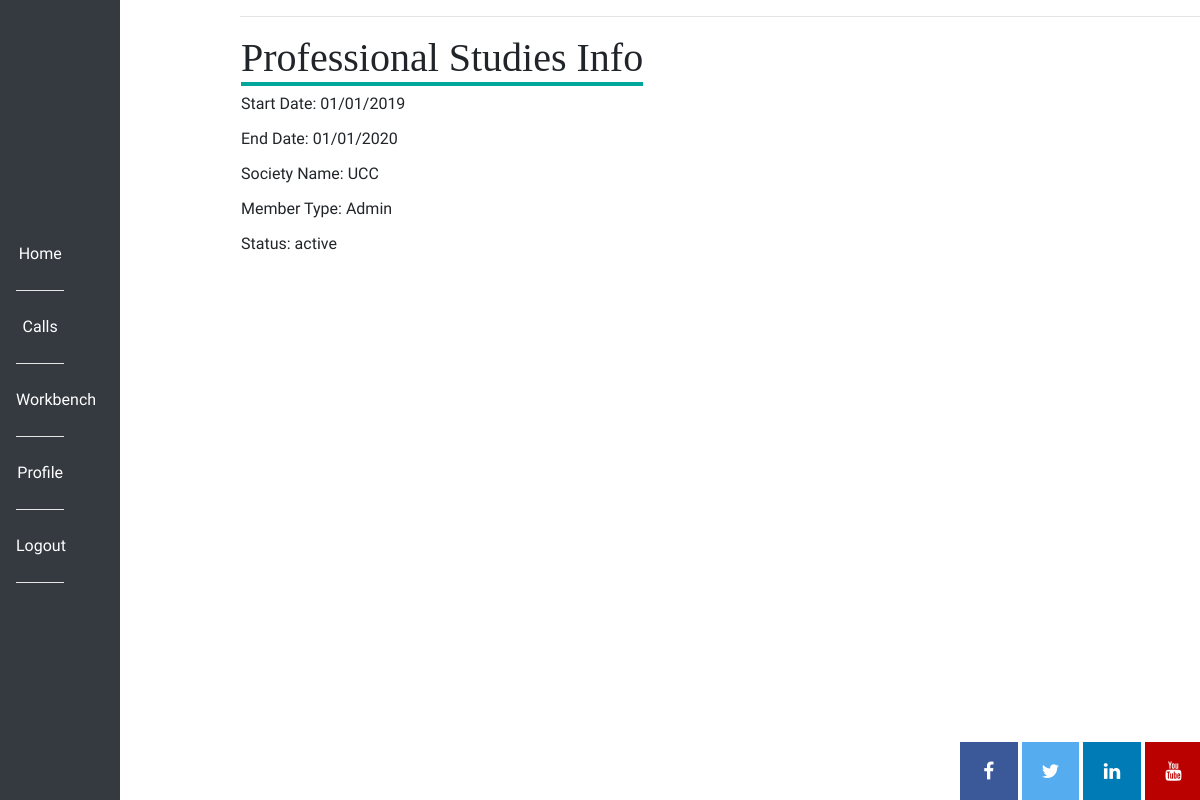
The app's page /professional_studies/jackwall (signed in) with its own data.
### app/models.py (models this page shows)
class ProfessionalStudies(db.Model):
    user_id = db.Column(db.Integer, db.ForeignKey("user.id"))
    id = db.Column(db.Integer, primary_key=True)
    start_date = db.Column(db.String(12))
    end_date = db.Column(db.String(12))
    society_name = db.Column(db.String(40))
    member_type = db.Column(db.String(40))
    status = db.Column(db.String(10))

### app/routes.py (the view)
@app.route("/professional_studies/<username>")
@login_required
def professional_studies(username):
    if not current_user.access == 1:
        flash("Researcher area only")
        return redirect(url_for("index"))
    user = User.query.filter_by(username=username).first()
    professional_studies = user.professional_studies
    return render_template("professional_studies.html", professional_studies=professional_studies, svg=svg)

### app/models.py (called while the page is built)
@login.user_loader
def load_user(id):
    return User.query.get(int(id))

    def is_admin(self):
        return self.access == 2

### app/routes.py (called while the page is built)
@app.before_request
def before_request():
    if current_user.is_authenticated:
        current_user.last_seen = datetime.utcnow().strftime("%B %d %Y")
        db.session.commit()

### app/templates/professional_studies.html
{% extends "base.html" %}
{%  block content %}
<main>
<table>
    <tr valign=""top>
        <td>
            <h1>Professional Studies Info</h1>
            {% for prof in professional_studies %}
                <p>Start Date: {{ prof.start_date }}</p>
                <p>End Date: {{ prof.end_date }}</p>
                <p>Society Name: {{ prof.society_name }}</p>
                <p>Member Type: {{ prof.member_type }}</p>
                <p>Status: {{ prof.status }}</p>
            {% endfor %}
        </td>
    </tr>
</table>
</main>
{% endblock %}

### app/static/css/style.css (style rules this page uses)
main { display:block; margin-left:20%; }
h1, h2, h3, h4, h5, h6 { font-family:Georgia, Times, serif; }
h1 { border-bottom: .1em solid #00A79A; }
p, div, a { font-family: 'Nobile', Helvetica, Arial, sans-serif; }

### records on screen
ProfessionalStudies: start_date "01/01/2019", end_date "01/01/2020", society_name "UCC", member_type "Admin", status "active"
